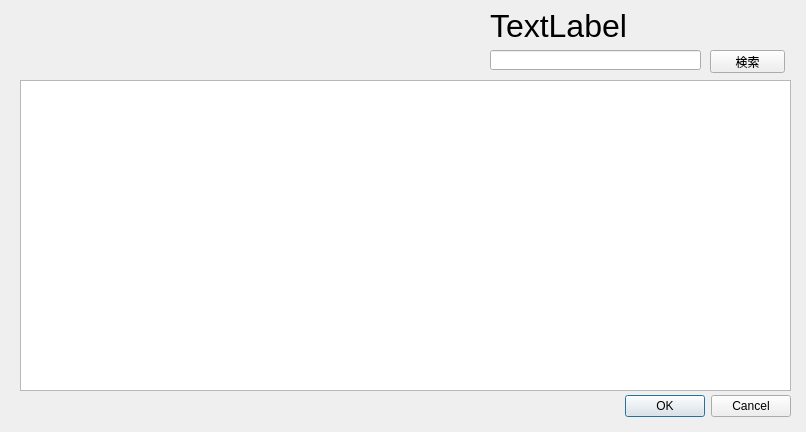
<?xml version="1.0" encoding="UTF-8"?>
<ui version="4.0">
 <class>Dialog</class>
 <widget class="QDialog" name="Dialog">
  <property name="geometry">
   <rect>
    <x>0</x>
    <y>0</y>
    <width>806</width>
    <height>432</height>
   </rect>
  </property>
  <property name="windowTitle">
   <string>Dialog</string>
  </property>
  <widget class="QDialogButtonBox" name="buttonBox">
   <property name="geometry">
    <rect>
     <x>450</x>
     <y>390</y>
     <width>341</width>
     <height>32</height>
    </rect>
   </property>
   <property name="orientation">
    <enum>Qt::Horizontal</enum>
   </property>
   <property name="standardButtons">
    <set>QDialogButtonBox::Cancel|QDialogButtonBox::Ok</set>
   </property>
  </widget>
  <widget class="QTableWidget" name="tableWidget">
   <property name="geometry">
    <rect>
     <x>20</x>
     <y>80</y>
     <width>771</width>
     <height>311</height>
    </rect>
   </property>
  </widget>
  <widget class="QLineEdit" name="lineEdit">
   <property name="geometry">
    <rect>
     <x>490</x>
     <y>50</y>
     <width>211</width>
     <height>20</height>
    </rect>
   </property>
  </widget>
  <widget class="QPushButton" name="pushButton">
   <property name="geometry">
    <rect>
     <x>710</x>
     <y>50</y>
     <width>75</width>
     <height>23</height>
    </rect>
   </property>
   <property name="text">
    <string>検索</string>
   </property>
  </widget>
  <widget class="QLabel" name="label">
   <property name="geometry">
    <rect>
     <x>490</x>
     <y>10</y>
     <width>291</width>
     <height>31</height>
    </rect>
   </property>
   <property name="font">
    <font>
     <pointsize>24</pointsize>
    </font>
   </property>
   <property name="text">
    <string>TextLabel</string>
   </property>
  </widget>
 </widget>
 <resources/>
 <connections>
  <connection>
   <sender>buttonBox</sender>
   <signal>accepted()</signal>
   <receiver>Dialog</receiver>
   <slot>accept()</slot>
   <hints>
    <hint type="sourcelabel">
     <x>248</x>
     <y>254</y>
    </hint>
    <hint type="destinationlabel">
     <x>157</x>
     <y>274</y>
    </hint>
   </hints>
  </connection>
  <connection>
   <sender>buttonBox</sender>
   <signal>rejected()</signal>
   <receiver>Dialog</receiver>
   <slot>reject()</slot>
   <hints>
    <hint type="sourcelabel">
     <x>316</x>
     <y>260</y>
    </hint>
    <hint type="destinationlabel">
     <x>286</x>
     <y>274</y>
    </hint>
   </hints>
  </connection>
 </connections>
</ui>
